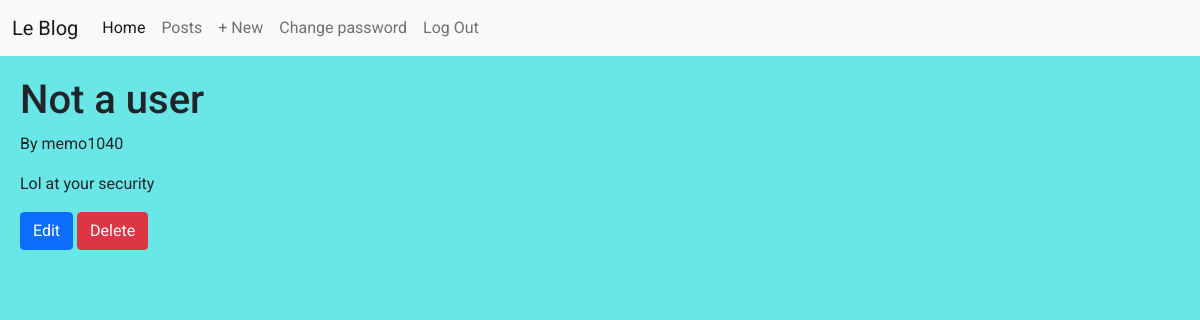
/blog/5/ (signed in), run on the app's committed database.
### blog/models.py (models this page shows, shortened)
class Post(models.Model):
    title = models.CharField(max_length=200)
    body = models.TextField()
    author = models.ForeignKey(
        'auth.User',
        on_delete = models.CASCADE
    )

### blog/views.py (the view)
# urls.py: path('blog/<int:pk>/', BlogDetailView.as_view(), name='blog_detail'),
class BlogDetailView(LoginRequiredMixin, DetailView):
    model = Post
    template_name = "blog_detail.html"

### templates/blog_detail.html (shortened to what this page needs)
{% extends 'base.html' %}
{% block content %}
    <div>
        <h1>{{ post.title }}</h1>
        <p>By {{ post.author }}</p>
        <p>{{ post.body }}</p>
        <a href="{% url 'blog_edit' post.id%}" class="btn btn-primary">Edit</a>
        <a href="{% url 'blog_delete' post.id%}" class="btn btn-danger">Delete</a>
    </div>
{% endblock content %}

### static/css/base.css (style rules this page uses)
body { font-family: 'Roboto', sans-serif; background-color: rgb(105, 230, 230); }
a { color: black; }

### data on the page
Post: title "Not a user", author "memo1040", body "Lol at your security"
